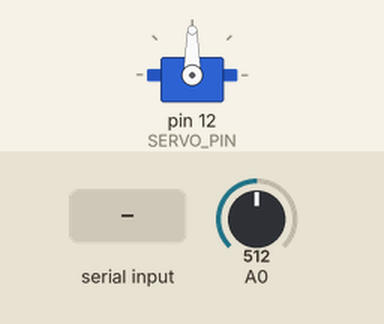
Recording of a sketch running on a simulated Arduino Uno, built with avr-gcc and run on an emulated ATmega328P. On the bench: servo. The test bench sets the inputs (shaded band); at power-on: A0 = 512. What the sketch prints to the serial monitor is not drawn.

Above: at 1.2 s.
1.3 s: "1" received over Serial
At 3.9 s:
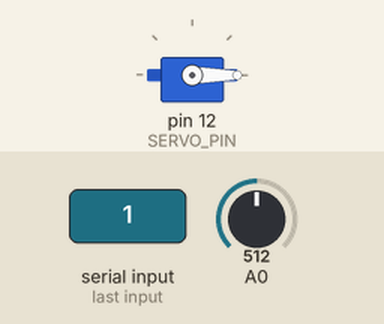
Timing chart, 0 to 5.4 s (numbered marks = the images above; inputs shaded):
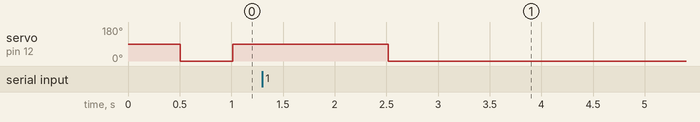

The sketch:

Arduino.ino
```cpp
// Servo không hoạt động với SoftwareSerial
#include <ArduinoJson.h>
StaticJsonDocument<200> controlJson;
StaticJsonDocument<200> messageJson;
DeserializationError error;
/****************************************
 * Stepper
 */
#include <Servo.h>
const int SERVO_PIN = 12;
Servo servo;

int servo_delay_count = 0;
const int servo_max_delay = 100;
int sensor_delay_count = 0;
const int sensor_max_delay = 10;
//
int sensor_value = 0;
int degree = 90;
int steps;
/****************************************
 * Main
 */
void setup() {
  Serial.begin(115200);
  servo.attach(SERVO_PIN);
}

void loop() {
  if (Serial.available()) {
    error = deserializeJson(controlJson, Serial);
    if (!error) {
      degree = controlJson["degree"].as<int>();
    }
  }
  // do rotate
  if (servo_delay_count == 0) {
    servo.write(degree);
  } else if (servo_delay_count == (servo_max_delay >> 1)) {
    servo.write(0);
  }
  servo_delay_count++;
  if (servo_delay_count == servo_max_delay)
    servo_delay_count = 0;
  // read sensor value

  if (sensor_delay_count == 0) {
    sensor_value = analogRead(A0);
    messageJson["sensor_value"] = sensor_value;
    serializeJson(messageJson, Serial);
  }
  sensor_delay_count++;
  if (sensor_delay_count == sensor_max_delay)
    sensor_delay_count = 0;

  delay(10);
}
```
